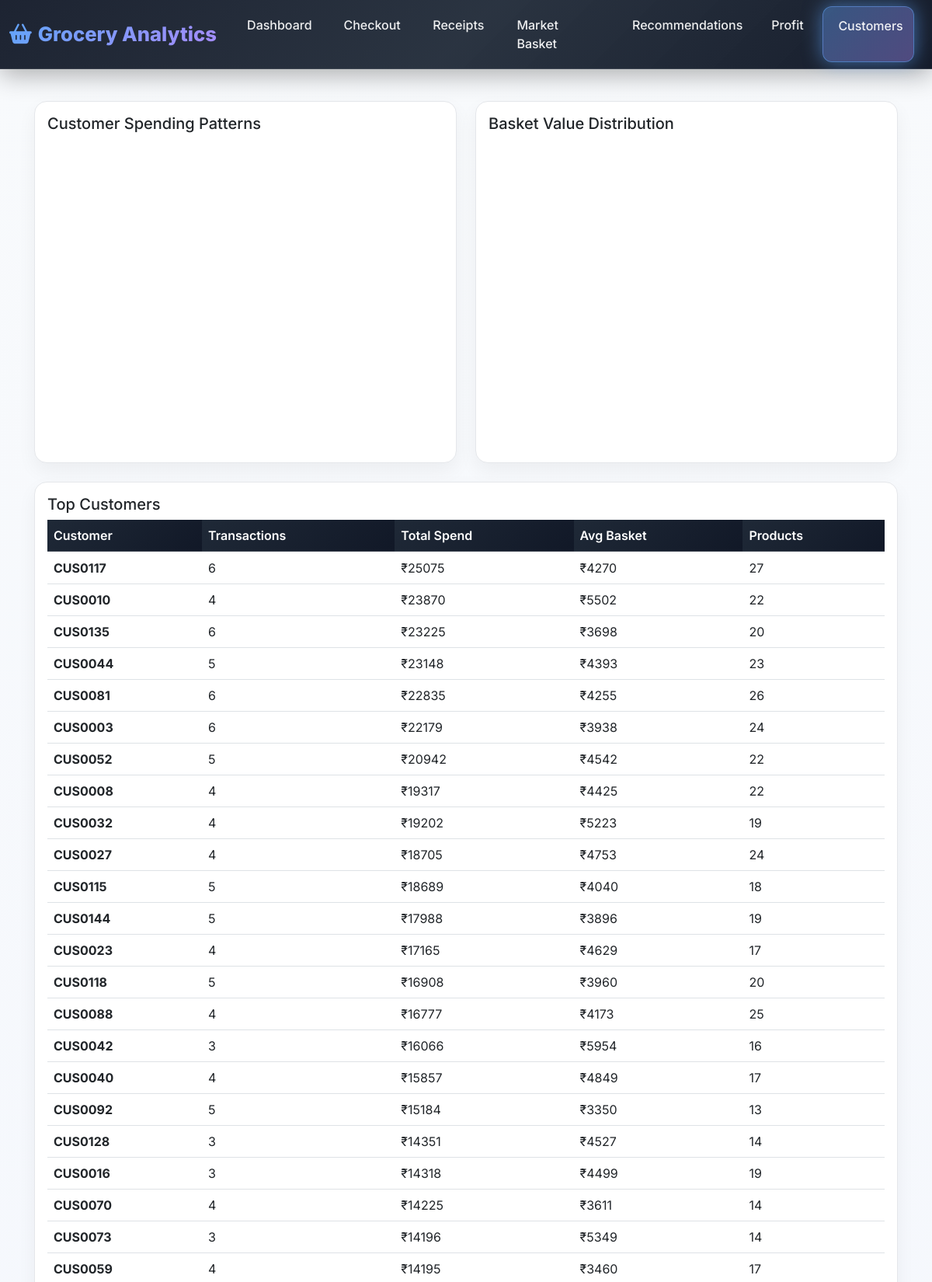
The page /customers (signed in, upper part) on the database its author committed.
### tables this page shows
CREATE TABLE transactions (
        transaction_id TEXT PRIMARY KEY,
        customer_id TEXT,
        basket_date TEXT,
        payment_method TEXT,
        total_amount REAL,
        discount_amount REAL,
        final_amount REAL,
        created_at TEXT
    , coupon_code TEXT);

### app.py (the view)
@app.route('/customers')
def customers():
    if 'user_id' not in session:
        return redirect(url_for('login'))
    data = load_data()
    basket_df = pd.DataFrame(data['basket'])
    cust = basket_df.groupby('customer_id', as_index=False).agg(
        transactions=('transaction_id','nunique'),
        total_spend=('line_total','sum'),
        avg_basket_value=('final_amount','mean'),
        unique_products=('product_name','nunique')
    ).sort_values('total_spend', ascending=False)
    fig1 = px.scatter(cust, x='transactions', y='total_spend', size='unique_products', hover_name='customer_id')
    fig2 = px.histogram(cust, x='avg_basket_value', nbins=20)
    return render_template('customers.html',
                         customers=cust.to_dict('records'),
                         user=session)

### app.py (called while the page is built)
@app.context_processor
def inject_user():
    if 'user_id' not in session:
        return {'user': None}
    return {'user': session}

def get_conn():
    return sqlite3.connect(DB_NAME, check_same_thread=False)

def query_df(query, params=()):
    conn = get_conn()
    df = pd.read_sql_query(query, conn, params=params)
    conn.close()
    return df

### templates/customers.html (shortened to what this page needs)
{% extends "base.html" %}
{% block content %}
<div class="container-fluid">
    <div class="row">
        <div class="col-lg-6 mb-4">
            <div class="card">
                <div class="card-body">
                    <h5>Customer Spending Patterns</h5>
                    <div id="customer_scatter" style="height: 400px;"></div>
                </div>
            </div>
        </div>
        <div class="col-lg-6 mb-4">
            <div class="card">
                <div class="card-body">
                    <h5>Basket Value Distribution</h5>
                    <div id="basket_histogram" style="height: 400px;"></div>
                </div>
            </div>
        </div>
    </div>
    <div class="row">
        <div class="col-12">
            <div class="card">
                <div class="card-body">
                    <h5>Top Customers</h5>
                    <div class="table-responsive">
                        <table class="table table-hover datatable">
                            <thead class="table-dark">
                                <tr>
                                    <th>Customer</th>
                                    <th>Transactions</th>
                                    <th>Total Spend</th>
                                    <th>Avg Basket</th>
                                    <th>Products</th>
                                </tr>
                            </thead>
                            <tbody>
                                {% for customer in customers %}
                                <tr>
                                    <td><strong>{{ customer.customer_id }}</strong></td>
                                    <td>{{ customer.transactions }}</td>
                                    <td>₹{{ "%.0f"|format(customer.total_spend) }}</td>
                                    <td>₹{{ "%.0f"|format(customer.avg_basket_value) }}</td>
                                    <td>{{ customer.unique_products }}</td>
                                </tr>
                                {% endfor %}
                            </tbody>
                        </table>
                    </div>
                </div>
            </div>
        </div>
    </div>
</div>
{% endblock %}

### static/css/style.css (style rules this page uses)
:root { --primary: #2563eb; --primary-soft: #dbeafe; --accent: #10b981; --background: #f8fafc; --card: #ffffff; --border: #e5e7eb; --text-main: #111827; --text-muted: #6b7280; --shadow: 0 10px 25px rgba(0,0,0,0.05); }
html { box-sizing: border-box; width: 100%; overflow-x: hidden; }
*, *::before, *::after { box-sizing: inherit; }
body { margin: 0; padding: 0; width: 100%; background: linear-gradient(180deg, #f8fafc 0%, #eef2ff 100%); font-family: 'Inter', sans-serif; color: var(--text-main); padding-top: 90px; }
.card { background: var(--card); border: 1px solid var(--border); border-radius: 16px; box-shadow: var(--shadow); transition: all 0.2s ease; }
.table th { border-top: none; font-weight: 600; color: white; background: linear-gradient(135deg, #1f2937 0%, #111827 100%); }
.table-dark th { color: white !important; background: linear-gradient(135deg, #1f2937 0%, #111827 100%) !important; border-color: rgba(255,255,255,0.1); }
.table thead th { border-bottom: 2px solid rgba(255,255,255,0.15); }
.table td { vertical-align: middle; }

### rows shown on the page
transactions: customer_id "CUS0117", transactions "6", total_spend "25075", avg_basket_value "4270", unique_products "27"
transactions: customer_id "CUS0010", transactions "4", total_spend "23870", avg_basket_value "5502", unique_products "22"
transactions: customer_id "CUS0135", transactions "6", total_spend "23225", avg_basket_value "3698", unique_products "20"
transactions: customer_id "CUS0044", transactions "5", total_spend "23148", avg_basket_value "4393", unique_products "23"
transactions: customer_id "CUS0081", transactions "6", total_spend "22835", avg_basket_value "4255", unique_products "26"
transactions: customer_id "CUS0003", transactions "6", total_spend "22179", avg_basket_value "3938", unique_products "24"
transactions: customer_id "CUS0052", transactions "5", total_spend "20942", avg_basket_value "4542", unique_products "22"
transactions: customer_id "CUS0008", transactions "4", total_spend "19317", avg_basket_value "4425", unique_products "22"
transactions: customer_id "CUS0032", transactions "4", total_spend "19202", avg_basket_value "5223", unique_products "19"
transactions: customer_id "CUS0027", transactions "4", total_spend "18705", avg_basket_value "4753", unique_products "24"
transactions: customer_id "CUS0115", transactions "5", total_spend "18689", avg_basket_value "4040", unique_products "18"
transactions: customer_id "CUS0144", transactions "5", total_spend "17988", avg_basket_value "3896", unique_products "19"
transactions: customer_id "CUS0023", transactions "4", total_spend "17165", avg_basket_value "4629", unique_products "17"
transactions: customer_id "CUS0118", transactions "5", total_spend "16908", avg_basket_value "3960", unique_products "20"
transactions: customer_id "CUS0088", transactions "4", total_spend "16777", avg_basket_value "4173", unique_products "25"
transactions: customer_id "CUS0042", transactions "3", total_spend "16066", avg_basket_value "5954", unique_products "16"
transactions: customer_id "CUS0040", transactions "4", total_spend "15857", avg_basket_value "4849", unique_products "17"
transactions: customer_id "CUS0092", transactions "5", total_spend "15184", avg_basket_value "3350", unique_products "13"
transactions: customer_id "CUS0128", transactions "3", total_spend "14351", avg_basket_value "4527", unique_products "14"
transactions: customer_id "CUS0016", transactions "3", total_spend "14318", avg_basket_value "4499", unique_products "19"
transactions: customer_id "CUS0070", transactions "4", total_spend "14225", avg_basket_value "3611", unique_products "14"
transactions: customer_id "CUS0073", transactions "3", total_spend "14196", avg_basket_value "5349", unique_products "14"
transactions: customer_id "CUS0059", transactions "4", total_spend "14195", avg_basket_value "3460", unique_products "17"
